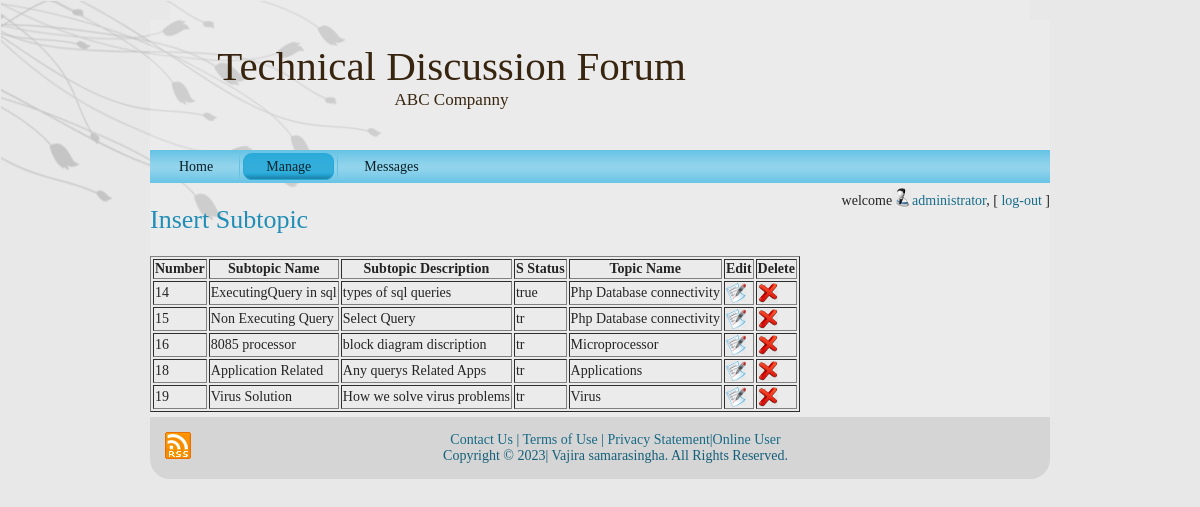
The app's page /admin/subtopic.php (signed in) with its own data.
### tables this page shows
CREATE TABLE `subtopic` (
  `subtopic_id` int(11) NOT NULL,
  `subtopic_name` varchar(50) NOT NULL,
  `subtopic_description` varchar(500) NOT NULL,
  `s_status` varchar(20) NOT NULL,
  `topic_id` int(11) NOT NULL
);

CREATE TABLE `topic` (
  `topic_id` int(11) NOT NULL,
  `topic_name` varchar(50) NOT NULL,
  `topic_type` varchar(50) NOT NULL
);

### admin/utility.php (called while the page is built, shortened)
<?php
	function ExecuteQuery ($SQL)
	{
		$con=mysqli_connect ("localhost", "root","","tech_forum");
		mysqli_select_db ($con,"tech_forum");
		$rows = mysqli_query ($con,$SQL);
		return $rows;
	}
?>

### admin/subtopic.php (the view, shortened to what this page needs)
<?php session_start();
 require("header.php");
require("checkUser.php");?>
<h2><a href="sinsert.php">Insert Subtopic</a></h2>
	<?php
		$sql="SELECT subtopic_id, subtopic_name, subtopic_Description, s_status, topic.topic_id, topic_name from subtopic, topic where topic.topic_id = subtopic.topic_id";
		$rows=ExecuteQuery($sql);
		echo "<table border='1'>";
		echo "<strong><tr><th>Number</th><th>Subtopic Name</th><th>Subtopic Description</th><th>S Status</th><th>Topic Name</th><th>Edit</th><th>Delete</th></tr> </strong>";
		while($name_row=mysqli_fetch_array($rows))
		{
			echo "<tr>";
			echo "<td>$name_row[subtopic_id]</td><td>$name_row[subtopic_name]</td><td>$name_row[subtopic_Description]</td><td>$name_row[s_status]</td><td>$name_row[topic_name]</td><td><a href='sedit.php?id=".$name_row[0]."'><img src='../res/images/edit.jpg'  class='imagedel'/></a></td><td><a href='sdelete.php?id=".$name_row[0]."'><img src='../res/images/delete.jpg'  class='imagedel'/></a></td>";
			}
		echo "</table>";
?>
<?php require("footer.php")?>

### admin/header.php (shortened to what this page needs)
<?php require_once("utility.php");
?>
<!DOCTYPE html PUBLIC "-//W3C//DTD XHTML 1.0 Transitional//EN" "http://www.w3.org/TR/xhtml1/DTD/xhtml1-transitional.dtd">
<html xmlns="http://www.w3.org/1999/xhtml">
<head>
    <link rel="stylesheet" href="../res/style.css" type="text/css" media="screen" />
</head>
<body>
    <div id="art-main">
        <div class="art-Sheet">
            <div class="art-Sheet-cc"></div>
            <div class="art-Sheet-body">
                <div class="art-Header">
                    <div class="art-Logo">
                        <h1 id="name-text" class="art-Logo-name"><a href="#">Technical Discussion Forum</a></h1>
                        <div id="slogan-text" class="art-Logo-text">ABC Companny</div>
                    </div>
                </div>
                <div class="art-nav">
                	<div class="l"></div>
                	<ul class="art-menu">
                		<li><a href="home.php" id="ahome"><span class="l"></span><span class="r"></span><span class="t">Home</span></a></li>
                		<li><a href="#" id="amanage"><span class="l"></span><span class="r"></span><span class="t">Manage</span></a>
                		</li>
                		<li><a href="messages.php"id="amessage"><span class="l"></span><span class="r"></span><span class="t">Messages</span></a>
</ul>
                </div>

### admin/checkUser.php (shortened to what this page needs)
<span style="float:right">
welcome<a href="aedit.php"><img src="../res/images/useri.jpg" class="imagedel"><?php echo $_SESSION["fn"];?></a>, [ <a href="logout.php">log-out</a> ]
</span>

### admin/footer.php
<div class="cleared"></div><div class="art-Footer">
                    <div class="art-Footer-inner">
                        <a href="#" class="art-rss-tag-icon" title="RSS"></a>
                        <div class="art-Footer-text">
                            <p><a href="../contact.php">Contact Us</a> | <a href="../terms.php">Terms of Use</a> |                               <a href="../prvs.php">Privacy Statement</a>|<a href="isuser.php">Online User</a><br />
                                Copyright &copy; 2023| Vajira samarasingha. All Rights Reserved.</p>
                        </div>
                    </div>
                    <div class="art-Footer-background"></div>
                </div>
            </div>
        </div>
</body>
</html>

### records on screen
subtopic: subtopic_id "14", subtopic_name "ExecutingQuery in sql", subtopic_description "types of sql queries", s_status "true", topic.topic_name "Php Database connectivity"
subtopic: subtopic_id "15", subtopic_name "Non Executing Query", subtopic_description "Select Query", s_status "tr", topic.topic_name "Php Database connectivity"
subtopic: subtopic_id "16", subtopic_name "8085 processor", subtopic_description "block diagram discription", s_status "tr", topic.topic_name "Microprocessor"
subtopic: subtopic_id "18", subtopic_name "Application Related", subtopic_description "Any querys Related Apps", s_status "tr", topic.topic_name "Applications"
subtopic: subtopic_id "19", subtopic_name "Virus Solution", subtopic_description "How we solve virus problems", s_status "tr", topic.topic_name "Virus"

### other values on screen
$_SESSION["fn"] "administrator"
